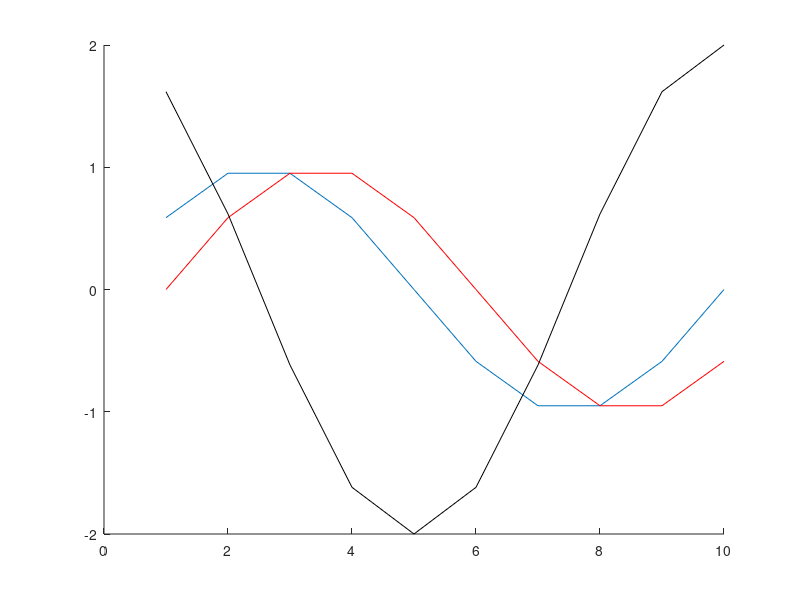
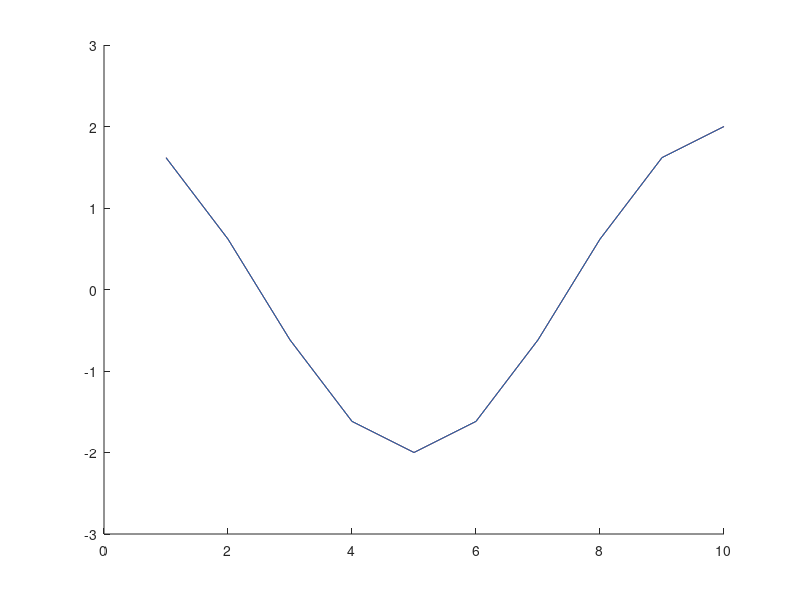

These charts were generated, in order, by the following MATLAB code: (Note: this script raises an error after producing the figures.)
%%%%%%%%%%%%%%%%%%%%%%%%%%%%%%
%2a)
close all
clear all
'2a)'
'--------'
n  = 0:9;
n1 = 1:10;
u  = sin(2*pi*n1/10);
u1  = sin(2*pi*n/10);

d = 2*cos(2*pi*n1/10);
figure()
hold on
plot(u)
plot(u1,'r')
plot(d,'k')
figure()
R = zeros(2,2);
R(1,1) = 1/10*u*u';
R(2,1) = 1/10*u1*u';
R(1,2) = 1/10*u*u1';
R(2,2) = 1/10*u*u';

P = zeros(2,1);
P(1) = 1/10*d*u';
P(2) = 1/10*d*u1';

R
P
Wo = R\P

e = norm(d - (u*Wo(1) + u1*Wo(2)))
hold on
plot(d,'r')
plot(u*Wo(1) + u1*Wo(2))
'2b)'
'-------'
yo = u*Wo(1) + u1*Wo(2)
Wo(2)*exp(i*2*pi/10)
Wo(2)*exp(-i*2*pi/10)
(Wo(1)+Wo(2)*exp(i*2*pi/10))/i
(Wo(1)+Wo(2)*exp(-i*2*pi/10))/i

'3c)'
'-------'
close all
H = [0.3887;1;0.3887]
R = [H(1)^2 + H(2)^2 + H(3)^2 + 0.001; H(1)*H(2)+H(2)*H(3);H(1)*H(3);0;0;0;0];
R = toeplitz(R)
trace(R)
pB = [H(3);H(2);H(1)];
p2 = [pB;0;0;0;0]
p3 = [0;pB;0;0;0]
p4 = [0;0;pB;0;0]
p7 = [0;0;0;0;0;pB(1:2)]

errors = zeros(1000,2);

%figure()
%subplot(211)
%hold on
%for i = 1:10000
%    errors(i,:) = estimateR(i,7,7,R,p7);
%end
%plot(errors(:,2),'b')
%for i = 1:10000
%    errors(i,:) = estimateR(i,4,7,R,p4);
%end
%plot(errors(:,2),'r')
%for i = 1:10000
%    errors(i,:) = estimateR(i,3,7,R,p3);
%end
%plot(errors(:,2),'k')
%for i = 1:10000
%    errors(i,:) = estimateR(i,2,7,R,p2);
%end
%plot(errors(:,2),'y')
%title('Erro p')
%subplot(212)
%plot(errors(:,1),'b')
%title('Erro R')

Re = getR(100000,7,7,R,p7)
trace(Re)
sum(eig(Re))
eig(Re)


